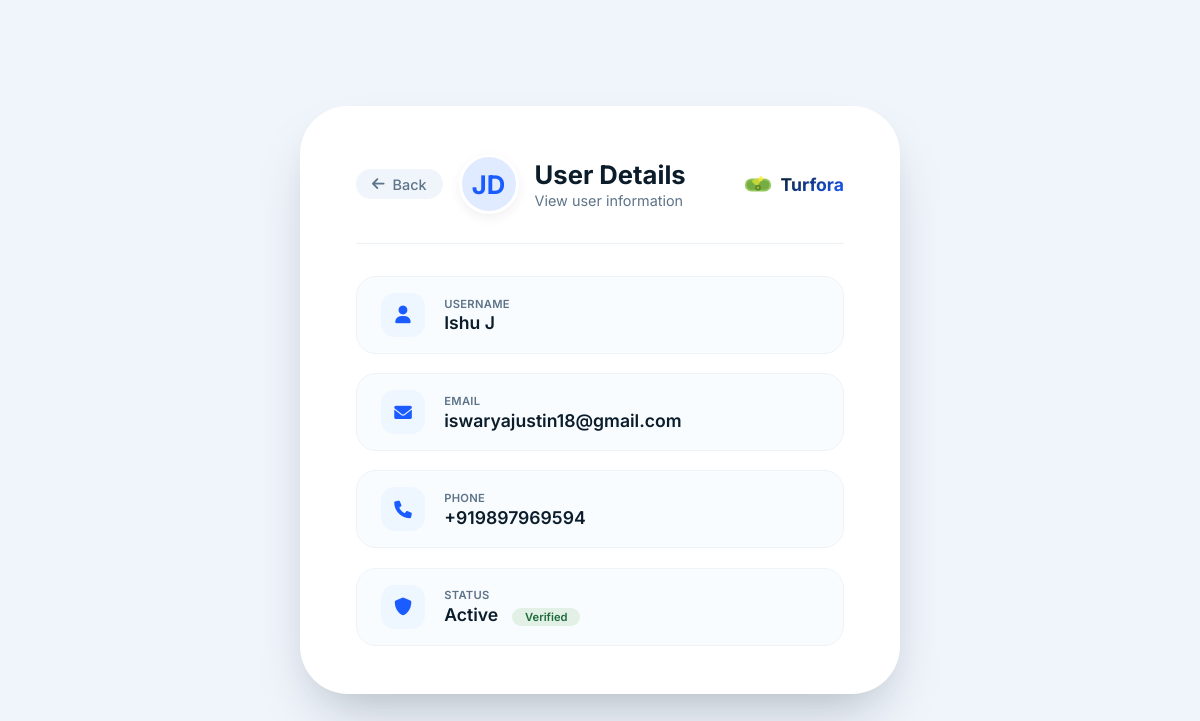
Page /viewuser/1/ on the committed database.
### turforaapp/models.py (models this page shows)
class Playerdetail(models.Model):
     username=models.CharField(max_length=10)
     email=models.EmailField(unique=True)
     phone=models.CharField(max_length=10)
     password=models.CharField(max_length=10)
     confirmPassword=models.CharField(max_length=10)
     is_block = models.BooleanField(default=False)

### turforaapp/views.py (the view)
# urls.py: path('viewuser/<int:id>/', views.viewuser, name='viewuser'),
def viewuser(request, id):
     user = Playerdetail.objects.get(id=id)
     return render(request, 'viewuser.html', {
        'user': user
    })

### turforaapp/templates/viewuser.html (shortened to what this page needs)
<!DOCTYPE html>
<html lang="en">
<head>
    <link rel="stylesheet" href="https://cdnjs.cloudflare.com/ajax/libs/font-awesome/6.0.0-beta3/css/all.min.css" />
</head>
<body>
    <div class="details-container">
        <div class="details-header">
            <a href="{% url 'manageusers'%}" class="back-btn"><i class="fas fa-arrow-left"></i> Back</a>
            <div class="avatar">JD</div>
            <div class="title-group">
                <h2>User Details</h2>
                <span class="sub">View user information</span>
            </div>
            <div class="logo-mini">
                <span>Turfora</span>
            </div>
        </div>
        <div class="user-details">
            <div class="detail-item">
                <div class="icon"><i class="fas fa-user"></i></div>
                <div class="info">
                    <div class="label">Username</div>
                    <div class="value">{{user.username}}</div>
                </div>
            </div>
            <div class="detail-item">
                <div class="icon"><i class="fas fa-envelope"></i></div>
                <div class="info">
                    <div class="label">Email</div>
                    <div class="value">{{user.email}}</div>
                </div>
            </div>
            <div class="detail-item">
                <div class="icon"><i class="fas fa-phone"></i></div>
                <div class="info">
                    <div class="label">Phone</div>
                    <div class="value">{{user.phone}}</div>
                </div>
            </div>
            <div class="detail-item">
                <div class="icon"><i class="fas fa-shield-alt"></i></div>
                <div class="info">
                    <div class="label">Status</div>
                    <div class="value">
                        Active
                        <span class="badge active">Verified</span>
                    </div>
                </div>
            </div>
        </div>
</body>
</html>

### turforaapp/templates/viewuser.html (style rules this page uses)
* { margin: 0; padding: 0; box-sizing: border-box; }
body { font-family: 'Inter', sans-serif; background: #f0f5fc; color: #0b1d2b; padding: 1.5rem; min-height: 100vh; display: flex; align-items: center; justify-content: center; }
.details-container { max-width: 600px; width: 100%; background: #ffffff; border-radius: 48px; box-shadow: 0 30px 60px -20px rgba(0, 20, 30, 0.25), 0 10px 30px -10px rgba(0, 0, 0, 0.05); padding: 3rem 3.5rem; transition: all 0.2s ease; }
.details-header { display: flex; align-items: center; gap: 1rem; padding-bottom: 1.8rem; border-bottom: 1px solid #edf2f7; margin-bottom: 2rem; }
.details-header .back-btn { display: inline-flex; align-items: center; gap: 0.5rem; color: #5d7388; text-decoration: none; font-weight: 500; transition: 0.15s; padding: 0.4rem 1rem; border-radius: 40px; background: #f0f5fc; font-size: 0.9rem; }
.details-header .avatar { width: 60px; height: 60px; border-radius: 30px; background: #e0ebff; display: flex; align-items: center; justify-content: center; font-size: 1.6rem; font-weight: 700; color: #1a5cff; border: 3px solid #fff; box-shadow: 0 4px 12px rgba(0, 0, 0, 0.06); flex-shrink: 0; }
.details-header .title-group h2 { font-size: 1.6rem; font-weight: 700; color: #0b1d2b; }
.details-header .title-group .sub { color: #5d7388; font-size: 0.9rem; }
.logo-mini { display: flex; align-items: center; gap: 0.5rem; margin-left: auto; font-weight: 700; font-size: 1.1rem; color: #0b1d2b; }
.logo-mini svg { width: 30px; height: 30px; }
.logo-mini span { background: linear-gradient(145deg, #0b1d2b, #1a5cff); background-clip: text; -webkit-background-clip: text; -webkit-text-fill-color: transparent; }
.user-details { display: flex; flex-direction: column; gap: 1.2rem; }
.detail-item { display: flex; align-items: center; gap: 1.2rem; background: #f9fcff; border-radius: 20px; padding: 1rem 1.5rem; border: 1px solid #eef3f8; transition: 0.15s; }
.detail-item .icon { width: 44px; height: 44px; border-radius: 14px; background: #eef6ff; display: flex; align-items: center; justify-content: center; color: #1a5cff; font-size: 1.1rem; flex-shrink: 0; }
.detail-item .info { flex: 1; }
.detail-item .info .label { font-size: 0.7rem; text-transform: uppercase; letter-spacing: 0.3px; color: #5d7388; font-weight: 600; }
.detail-item .info .value { font-size: 1.1rem; font-weight: 600; color: #0b1d2b; margin-top: 0.1rem; }
.detail-item .info .value .badge { font-size: 0.7rem; font-weight: 600; padding: 0.15rem 0.8rem; border-radius: 30px; margin-left: 0.6rem; }
.badge.active { background: #e3f0e5; color: #1d6b3c; }

### rows in the picture
Playerdetail: username "Ishu J", email "iswaryajustin18@gmail.com", phone "+919897969594"
